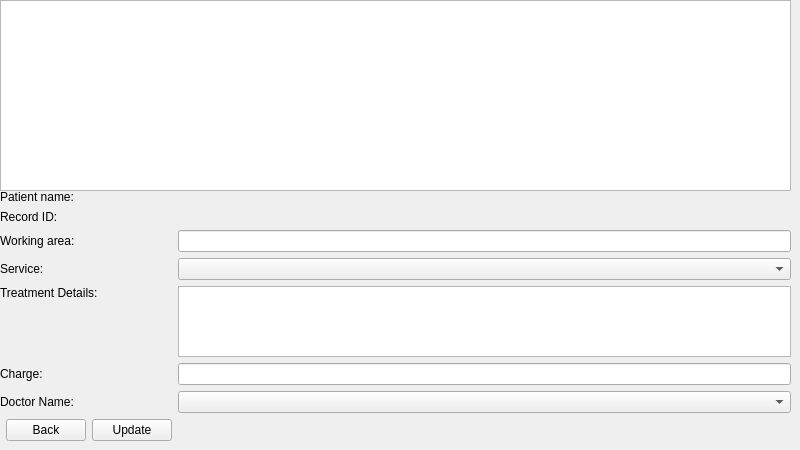
        <widget class="QWidget" name="doctorRecordStack">
         <widget class="QTableView" name="doctorRecordsList">
          <property name="geometry">
           <rect>
            <x>0</x>
            <y>0</y>
            <width>791</width>
            <height>191</height>
           </rect>
          </property>
         </widget>
         <widget class="QWidget" name="layoutWidget_29">
          <property name="geometry">
           <rect>
            <x>0</x>
            <y>190</y>
            <width>791</width>
            <height>251</height>
           </rect>
          </property>
          <layout class="QGridLayout" name="gridLayout_7">
           <item row="2" column="0" colspan="3">
            <widget class="QLabel" name="doctorWorkingAreaEditLabel">
             <property name="text">
              <string>Working area:</string>
             </property>
            </widget>
           </item>
           <item row="6" column="3">
            <widget class="QComboBox" name="doctorDoctorNameEdit"/>
           </item>
           <item row="6" column="0" colspan="3">
            <widget class="QLabel" name="doctorDoctorNameEditLabel">
             <property name="text">
              <string>Doctor Name:</string>
             </property>
            </widget>
           </item>
           <item row="0" column="3">
            <widget class="QLabel" name="doctorPatientNameEdit">
             <property name="text">
              <string/>
             </property>
            </widget>
           </item>
           <item row="0" column="0" colspan="3">
            <widget class="QLabel" name="doctorPatientNameEditLabel">
             <property name="text">
              <string>Patient name:</string>
             </property>
            </widget>
           </item>
           <item row="2" column="3">
            <widget class="QLineEdit" name="doctorWorkingAreaEdit"/>
           </item>
           <item row="4" column="3">
            <widget class="QPlainTextEdit" name="doctorTreatmentDetailsEdit"/>
           </item>
           <item row="5" column="3">
            <widget class="QLineEdit" name="doctorChargeEdit">
             <property name="inputMask">
              <string>999999</string>
             </property>
            </widget>
           </item>
           <item row="5" column="0" colspan="3">
            <widget class="QLabel" name="doctorChargeEditLabel">
             <property name="text">
              <string>Charge:</string>
             </property>
            </widget>
           </item>
           <item row="3" column="0" colspan="3">
            <widget class="QLabel" name="doctorServiceEditLabel">
             <property name="text">
              <string>Service:</string>
             </property>
            </widget>
           </item>
           <item row="4" column="0" colspan="3">
            <widget class="QLabel" name="doctorTreatmentDetailsEditLabel">
             <property name="text">
              <string>Treatment Details:</string>
             </property>
             <property name="alignment">
              <set>Qt::AlignLeading|Qt::AlignLeft|Qt::AlignTop</set>
             </property>
            </widget>
           </item>
           <item row="3" column="3">
            <widget class="QComboBox" name="doctorServiceEdit">
             <property name="currentText">
              <string/>
             </property>
             <property name="currentIndex">
              <number>-1</number>
             </property>
             <item>
              <property name="text">
               <string>C/UP</string>
              </property>
             </item>
             <item>
              <property name="text">
               <string>COPAIN</string>
              </property>
             </item>
             <item>
              <property name="text">
               <string>SP</string>
              </property>
             </item>
             <item>
              <property name="text">
               <string>XLA</string>
              </property>
             </item>
             <item>
              <property name="text">
               <string>FN</string>
              </property>
             </item>
             <item>
              <property name="text">
               <string>MED</string>
              </property>
             </item>
             <item>
              <property name="text">
               <string>RCT</string>
              </property>
             </item>
             <item>
              <property name="text">
               <string>RCF</string>
              </property>
             </item>
             <item>
              <property name="text">
               <string>DISC-ORTHO</string>
              </property>
             </item>
             <item>
              <property name="text">
               <string>XLA-ORTHO</string>
              </property>
             </item>
             <item>
              <property name="text">
               <string>ORTHOFITTING</string>
              </property>
             </item>
             <item>
              <property name="text">
               <string>ORTHO</string>
              </property>
             </item>
             <item>
              <property name="text">
               <string>PD1</string>
              </property>
             </item>
             <item>
              <property name="text">
               <string>PD2</string>
              </property>
             </item>
             <item>
              <property name="text">
               <string>PD3</string>
              </property>
             </item>
             <item>
              <property name="text">
               <string>PD4</string>
              </property>
             </item>
             <item>
              <property name="text">
               <string>REPAIR PD</string>
              </property>
             </item>
             <item>
              <property name="text">
               <string>ADJ PD</string>
              </property>
             </item>
             <item>
              <property name="text">
               <string>MOS</string>
              </property>
             </item>
             <item>
              <property name="text">
               <string>STO</string>
              </property>
             </item>
             <item>
              <property name="text">
               <string>CB1</string>
              </property>
             </item>
             <item>
              <property name="text">
               <string>CB2</string>
              </property>
             </item>
             <item>
              <property name="text">
               <string>IMPLANT</string>
              </property>
             </item>
             <item>
              <property name="text">
               <string>OTHERS</string>
              </property>
             </item>
             <item>
              <property name="text">
               <string>REVIEW</string>
              </property>
             </item>
            </widget>
           </item>
           <item row="1" column="3">
            <widget class="QLabel" name="doctorRecordIDEdit">
             <property name="text">
              <string/>
             </property>
            </widget>
           </item>
           <item row="1" column="0" colspan="3">
            <widget class="QLabel" name="doctorRecordIDEditLabel">
             <property name="text">
              <string>Record ID:</string>
             </property>
            </widget>
           </item>
           <item row="7" column="1">
            <widget class="QPushButton" name="doctorChangeDoctorStack">
             <property name="text">
              <string>Back</string>
             </property>
            </widget>
           </item>
           <item row="7" column="2">
            <widget class="QPushButton" name="doctorEditRecord">
             <property name="text">
              <string>Update</string>
             </property>
            </widget>
           </item>
          </layout>
         </widget>
        </widget>
